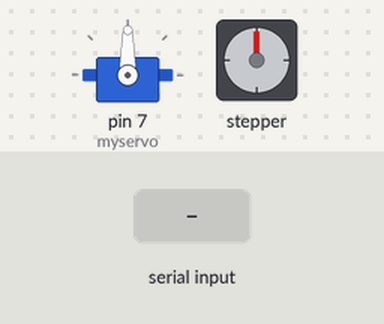
Bench run of a sketch on a simulated Arduino Uno, built with avr-gcc and run on an emulated ATmega328P. On the bench: servo, stepper motor. The inputs (shaded band) are chosen by the test bench. Stepper angles assume 2048 steps per turn; what the sketch prints to the serial monitor is not drawn.

Above: at 1.2 s.
1.3 s: "a" received over Serial
At 4.8 s:
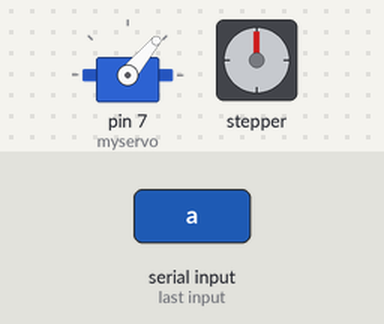
Timing chart, 0 to 6.3 s (numbered marks = the images above; inputs shaded):
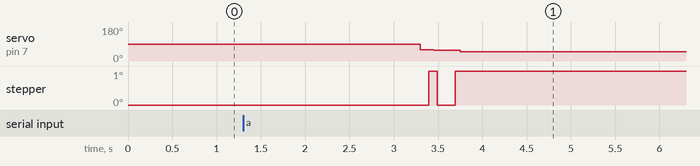

Measured:
- after the input at 1.3 s, servo on pin 7 (myservo): 90° → 60° after 2.0 s, → 56° 0.15 s later, → 50° 0.30 s later; stepper: goes 1° 0.09 s, 0° 0.21 s, then 1°, starting after 2.1 s

The sketch:

proto_02.ino
```cpp
#include <Servo.h>
#include <Stepper.h>

char text[40];
char inChar=-1;
byte index =0;


Servo myservo;
int pos = 0;

#define STEPS_PER_MOTOR_REVOLUTION 32
#define STEPS_PER_OUTPUT_REVOLUTION 32 * 64

Stepper small_stepper(STEPS_PER_MOTOR_REVOLUTION, 8, 10, 9, 11);

int  Steps2Take;

void setup(){
   myservo.attach(7);
   Serial.begin(9600);
   small_stepper.setSpeed(100);

}


void loop(){}

void serialEvent(){
 while (Serial.available() > 0){
  inChar = Serial.read();
  text[index] = inChar;
  index++;
  text[index] = '\0';
 }
 Serial.print(text);
Serial.print(sizeof(text));
delay(2000);

for (int i = 0; i < sizeof(text); i++){
 Serial.println(text[i-1]);
 if (text[i-1] == 'a'){
  Serial.print("hhhshshshs");
  myservo.write(50);
  myservo.write(60);
  small_stepper.step(8);
  myservo.write(56);
  small_stepper.step(-8);
  small_stepper.step(8);
  myservo.write(50);


 }


}
delay(2000);

}
```
